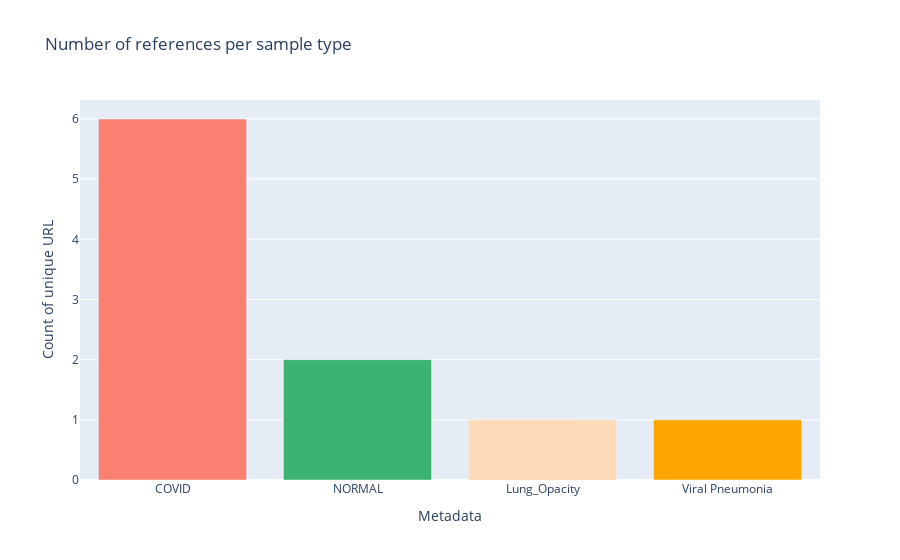

The notebook cell saved with this chart:
### Code cell
# Définir les couleurs personnalisées
colors = ['salmon', 'mediumseagreen','peachpuff', 'orange']

# Trier les données par ordre décroissant du nombre d'URLs uniques
sorted_data = file_source_unique_url_counts.sort_values(ascending=False)

# Créer les données pour le diagramme en barres
data = [
    go.Bar(
        x=sorted_data.index,  # Catégories (Metadata)
        y=sorted_data.values,  # Nombre d'URLs uniques (trouvées)
        marker=dict(color=colors)  # Utiliser la palette de couleurs personnalisée
    )
]

# Créer la mise en page du diagramme
layout = go.Layout(
    title='Number of references per sample type',
    xaxis=dict(title='Metadata'),
    yaxis=dict(title='Count of unique URL')
)

# Créer la figure
fig = go.Figure(data=data, layout=layout)

# Afficher la figure
fig.show()

### Figure 1 — Plotly figure (JSON) as saved in the notebook; plotly's stock layout.template omitted (floating-point values rounded to 4 significant figures)
{"data": [{"marker": {"color": ["salmon", "mediumseagreen", "peachpuff", "orange"]}, "type": "bar", "x": ["COVID", "NORMAL", "Lung_Opacity", "Viral Pneumonia"], "y": [6, 2, 1, 1]}], "layout": {"title": {"text": "Number of references per sample type"}, "xaxis": {"title": {"text": "Metadata"}}, "yaxis": {"title": {"text": "Count of unique URL"}}}}
